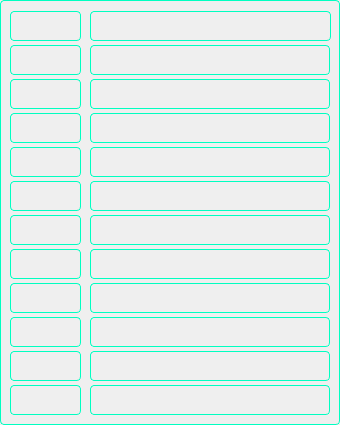
<?xml version="1.0" encoding="UTF-8"?>
<ui version="4.0">
 <class>ControllerWidget</class>
 <widget class="QWidget" name="ControllerWidget">
  <property name="geometry">
   <rect>
    <x>0</x>
    <y>0</y>
    <width>340</width>
    <height>425</height>
   </rect>
  </property>
  <property name="windowTitle">
   <string>Form</string>
  </property>
  <widget class="QFrame" name="frame_2">
   <property name="geometry">
    <rect>
     <x>0</x>
     <y>0</y>
     <width>340</width>
     <height>425</height>
    </rect>
   </property>
   <property name="sizePolicy">
    <sizepolicy hsizetype="Preferred" vsizetype="Expanding">
     <horstretch>0</horstretch>
     <verstretch>0</verstretch>
    </sizepolicy>
   </property>
   <property name="minimumSize">
    <size>
     <width>340</width>
     <height>420</height>
    </size>
   </property>
   <property name="maximumSize">
    <size>
     <width>340</width>
     <height>425</height>
    </size>
   </property>
   <property name="styleSheet">
    <string notr="true">QFrame{
border: 1px solid #00ffc1;
border-radius: 4px;
padding: 2px;
}</string>
   </property>
   <property name="frameShape">
    <enum>QFrame::Box</enum>
   </property>
   <property name="frameShadow">
    <enum>QFrame::Plain</enum>
   </property>
   <widget class="QWidget" name="verticalLayoutWidget_7">
    <property name="geometry">
     <rect>
      <x>10</x>
      <y>10</y>
      <width>71</width>
      <height>411</height>
     </rect>
    </property>
    <layout class="QVBoxLayout" name="verticalLayout_11">
     <property name="spacing">
      <number>3</number>
     </property>
     <item>
      <widget class="QFrame" name="led_err0">
       <property name="maximumSize">
        <size>
         <width>16777215</width>
         <height>30</height>
        </size>
       </property>
       <property name="styleSheet">
        <string notr="true"/>
       </property>
       <property name="frameShape">
        <enum>QFrame::NoFrame</enum>
       </property>
       <property name="frameShadow">
        <enum>QFrame::Raised</enum>
       </property>
      </widget>
     </item>
     <item>
      <widget class="QFrame" name="led_err1">
       <property name="maximumSize">
        <size>
         <width>16777215</width>
         <height>30</height>
        </size>
       </property>
       <property name="frameShape">
        <enum>QFrame::NoFrame</enum>
       </property>
       <property name="frameShadow">
        <enum>QFrame::Raised</enum>
       </property>
       <property name="lineWidth">
        <number>0</number>
       </property>
      </widget>
     </item>
     <item>
      <widget class="QFrame" name="led_err2">
       <property name="maximumSize">
        <size>
         <width>16777215</width>
         <height>30</height>
        </size>
       </property>
       <property name="frameShape">
        <enum>QFrame::NoFrame</enum>
       </property>
       <property name="frameShadow">
        <enum>QFrame::Raised</enum>
       </property>
      </widget>
     </item>
     <item>
      <widget class="QFrame" name="led_err4">
       <property name="maximumSize">
        <size>
         <width>16777215</width>
         <height>30</height>
        </size>
       </property>
       <property name="frameShape">
        <enum>QFrame::NoFrame</enum>
       </property>
       <property name="frameShadow">
        <enum>QFrame::Raised</enum>
       </property>
      </widget>
     </item>
     <item>
      <widget class="QFrame" name="led_err5">
       <property name="maximumSize">
        <size>
         <width>16777215</width>
         <height>30</height>
        </size>
       </property>
       <property name="frameShape">
        <enum>QFrame::NoFrame</enum>
       </property>
       <property name="frameShadow">
        <enum>QFrame::Raised</enum>
       </property>
      </widget>
     </item>
     <item>
      <widget class="QFrame" name="led_err6">
       <property name="maximumSize">
        <size>
         <width>16777215</width>
         <height>30</height>
        </size>
       </property>
       <property name="frameShape">
        <enum>QFrame::NoFrame</enum>
       </property>
       <property name="frameShadow">
        <enum>QFrame::Raised</enum>
       </property>
      </widget>
     </item>
     <item>
      <widget class="QFrame" name="led_err7">
       <property name="maximumSize">
        <size>
         <width>16777215</width>
         <height>30</height>
        </size>
       </property>
       <property name="frameShape">
        <enum>QFrame::NoFrame</enum>
       </property>
       <property name="frameShadow">
        <enum>QFrame::Raised</enum>
       </property>
      </widget>
     </item>
     <item>
      <widget class="QFrame" name="led_err9">
       <property name="maximumSize">
        <size>
         <width>16777215</width>
         <height>30</height>
        </size>
       </property>
       <property name="frameShape">
        <enum>QFrame::NoFrame</enum>
       </property>
       <property name="frameShadow">
        <enum>QFrame::Raised</enum>
       </property>
      </widget>
     </item>
     <item>
      <widget class="QFrame" name="led_err10">
       <property name="maximumSize">
        <size>
         <width>16777215</width>
         <height>30</height>
        </size>
       </property>
       <property name="frameShape">
        <enum>QFrame::NoFrame</enum>
       </property>
       <property name="frameShadow">
        <enum>QFrame::Raised</enum>
       </property>
      </widget>
     </item>
     <item>
      <widget class="QFrame" name="led_err11">
       <property name="maximumSize">
        <size>
         <width>16777215</width>
         <height>30</height>
        </size>
       </property>
       <property name="frameShape">
        <enum>QFrame::NoFrame</enum>
       </property>
       <property name="frameShadow">
        <enum>QFrame::Raised</enum>
       </property>
      </widget>
     </item>
     <item>
      <widget class="QFrame" name="led_err14">
       <property name="maximumSize">
        <size>
         <width>16777215</width>
         <height>30</height>
        </size>
       </property>
       <property name="frameShape">
        <enum>QFrame::NoFrame</enum>
       </property>
       <property name="frameShadow">
        <enum>QFrame::Raised</enum>
       </property>
      </widget>
     </item>
     <item>
      <widget class="QFrame" name="led_err15">
       <property name="maximumSize">
        <size>
         <width>16777215</width>
         <height>30</height>
        </size>
       </property>
       <property name="frameShape">
        <enum>QFrame::NoFrame</enum>
       </property>
       <property name="frameShadow">
        <enum>QFrame::Raised</enum>
       </property>
      </widget>
     </item>
    </layout>
   </widget>
   <widget class="QWidget" name="verticalLayoutWidget_8">
    <property name="geometry">
     <rect>
      <x>90</x>
      <y>10</y>
      <width>241</width>
      <height>411</height>
     </rect>
    </property>
    <layout class="QVBoxLayout" name="verticalLayout_12">
     <property name="spacing">
      <number>3</number>
     </property>
     <item>
      <widget class="QLabel" name="label_err0">
       <property name="minimumSize">
        <size>
         <width>0</width>
         <height>0</height>
        </size>
       </property>
       <property name="maximumSize">
        <size>
         <width>245</width>
         <height>30</height>
        </size>
       </property>
       <property name="font">
        <font>
         <family>Halvetica</family>
         <pointsize>10</pointsize>
         <weight>50</weight>
         <italic>false</italic>
         <bold>false</bold>
        </font>
       </property>
       <property name="styleSheet">
        <string notr="true">QLabel{
font: 10pt &quot;Halvetica&quot; ;
color: #e6e6e6;
}</string>
       </property>
       <property name="text">
        <string/>
       </property>
      </widget>
     </item>
     <item>
      <widget class="QLabel" name="label_err1">
       <property name="maximumSize">
        <size>
         <width>240</width>
         <height>30</height>
        </size>
       </property>
       <property name="font">
        <font>
         <family>Halvetica</family>
         <pointsize>10</pointsize>
         <weight>50</weight>
         <italic>false</italic>
         <bold>false</bold>
        </font>
       </property>
       <property name="styleSheet">
        <string notr="true">QLabel{
font: 10pt &quot;Halvetica&quot; ;
color: #e6e6e6;
}</string>
       </property>
       <property name="text">
        <string/>
       </property>
      </widget>
     </item>
     <item>
      <widget class="QLabel" name="label_err2">
       <property name="maximumSize">
        <size>
         <width>240</width>
         <height>30</height>
        </size>
       </property>
       <property name="font">
        <font>
         <family>Halvetica</family>
         <pointsize>10</pointsize>
         <weight>50</weight>
         <italic>false</italic>
         <bold>false</bold>
        </font>
       </property>
       <property name="styleSheet">
        <string notr="true">QLabel{
font: 10pt &quot;Halvetica&quot; ;
color: #e6e6e6;
}</string>
       </property>
       <property name="text">
        <string/>
       </property>
      </widget>
     </item>
     <item>
      <widget class="QLabel" name="label_err4">
       <property name="maximumSize">
        <size>
         <width>240</width>
         <height>30</height>
        </size>
       </property>
       <property name="font">
        <font>
         <family>Halvetica</family>
         <pointsize>10</pointsize>
         <weight>50</weight>
         <italic>false</italic>
         <bold>false</bold>
        </font>
       </property>
       <property name="styleSheet">
        <string notr="true">QLabel{
font: 10pt &quot;Halvetica&quot; ;
color: #e6e6e6;
}</string>
       </property>
       <property name="text">
        <string/>
       </property>
      </widget>
     </item>
     <item>
      <widget class="QLabel" name="label_err5">
       <property name="maximumSize">
        <size>
         <width>240</width>
         <height>30</height>
        </size>
       </property>
       <property name="font">
        <font>
         <family>Halvetica</family>
         <pointsize>10</pointsize>
         <weight>50</weight>
         <italic>false</italic>
         <bold>false</bold>
        </font>
       </property>
       <property name="styleSheet">
        <string notr="true">QLabel{
font: 10pt &quot;Halvetica&quot; ;
color: #e6e6e6;
}</string>
       </property>
       <property name="text">
        <string/>
       </property>
      </widget>
     </item>
     <item>
      <widget class="QLabel" name="label_err6">
       <property name="maximumSize">
        <size>
         <width>240</width>
         <height>30</height>
        </size>
       </property>
       <property name="font">
        <font>
         <family>Halvetica</family>
         <pointsize>10</pointsize>
         <weight>50</weight>
         <italic>false</italic>
         <bold>false</bold>
        </font>
       </property>
       <property name="styleSheet">
        <string notr="true">QLabel{
font: 10pt &quot;Halvetica&quot; ;
color: #e6e6e6;
}</string>
       </property>
       <property name="text">
        <string/>
       </property>
      </widget>
     </item>
     <item>
      <widget class="QLabel" name="label_err7">
       <property name="maximumSize">
        <size>
         <width>240</width>
         <height>30</height>
        </size>
       </property>
       <property name="font">
        <font>
         <family>Halvetica</family>
         <pointsize>10</pointsize>
         <weight>50</weight>
         <italic>false</italic>
         <bold>false</bold>
        </font>
       </property>
       <property name="styleSheet">
        <string notr="true">QLabel{
font: 10pt &quot;Halvetica&quot; ;
color: #e6e6e6;
}</string>
       </property>
       <property name="text">
        <string/>
       </property>
      </widget>
     </item>
     <item>
      <widget class="QLabel" name="label_err9">
       <property name="maximumSize">
        <size>
         <width>240</width>
         <height>30</height>
        </size>
       </property>
       <property name="font">
        <font>
         <family>Halvetica</family>
         <pointsize>10</pointsize>
         <weight>50</weight>
         <italic>false</italic>
         <bold>false</bold>
        </font>
       </property>
       <property name="styleSheet">
        <string notr="true">QLabel{
font: 10pt &quot;Halvetica&quot; ;
color: #e6e6e6;
}</string>
       </property>
       <property name="text">
        <string/>
       </property>
      </widget>
     </item>
     <item>
      <widget class="QLabel" name="label_err10">
       <property name="maximumSize">
        <size>
         <width>240</width>
         <height>30</height>
        </size>
       </property>
       <property name="font">
        <font>
         <family>Halvetica</family>
         <pointsize>10</pointsize>
         <weight>50</weight>
         <italic>false</italic>
         <bold>false</bold>
        </font>
       </property>
       <property name="styleSheet">
        <string notr="true">QLabel{
font: 10pt &quot;Halvetica&quot; ;
color: #e6e6e6;
}</string>
       </property>
       <property name="text">
        <string/>
       </property>
      </widget>
     </item>
     <item>
      <widget class="QLabel" name="label_err11">
       <property name="maximumSize">
        <size>
         <width>240</width>
         <height>30</height>
        </size>
       </property>
       <property name="font">
        <font>
         <family>Halvetica</family>
         <pointsize>10</pointsize>
         <weight>50</weight>
         <italic>false</italic>
         <bold>false</bold>
        </font>
       </property>
       <property name="styleSheet">
        <string notr="true">QLabel{
font: 10pt &quot;Halvetica&quot; ;
color: #e6e6e6;
}</string>
       </property>
       <property name="text">
        <string/>
       </property>
      </widget>
     </item>
     <item>
      <widget class="QLabel" name="label_err14">
       <property name="maximumSize">
        <size>
         <width>240</width>
         <height>30</height>
        </size>
       </property>
       <property name="font">
        <font>
         <family>Halvetica</family>
         <pointsize>10</pointsize>
         <weight>50</weight>
         <italic>false</italic>
         <bold>false</bold>
        </font>
       </property>
       <property name="styleSheet">
        <string notr="true">QLabel{
font: 10pt &quot;Halvetica&quot; ;
color: #e6e6e6;
}</string>
       </property>
       <property name="text">
        <string/>
       </property>
      </widget>
     </item>
     <item>
      <widget class="QLabel" name="label_err15">
       <property name="maximumSize">
        <size>
         <width>240</width>
         <height>30</height>
        </size>
       </property>
       <property name="font">
        <font>
         <family>Halvetica</family>
         <pointsize>10</pointsize>
         <weight>50</weight>
         <italic>false</italic>
         <bold>false</bold>
        </font>
       </property>
       <property name="styleSheet">
        <string notr="true">QLabel{
font: 10pt &quot;Halvetica&quot; ;
color: #e6e6e6;
}</string>
       </property>
       <property name="text">
        <string/>
       </property>
      </widget>
     </item>
    </layout>
   </widget>
  </widget>
 </widget>
 <resources/>
 <connections/>
</ui>
